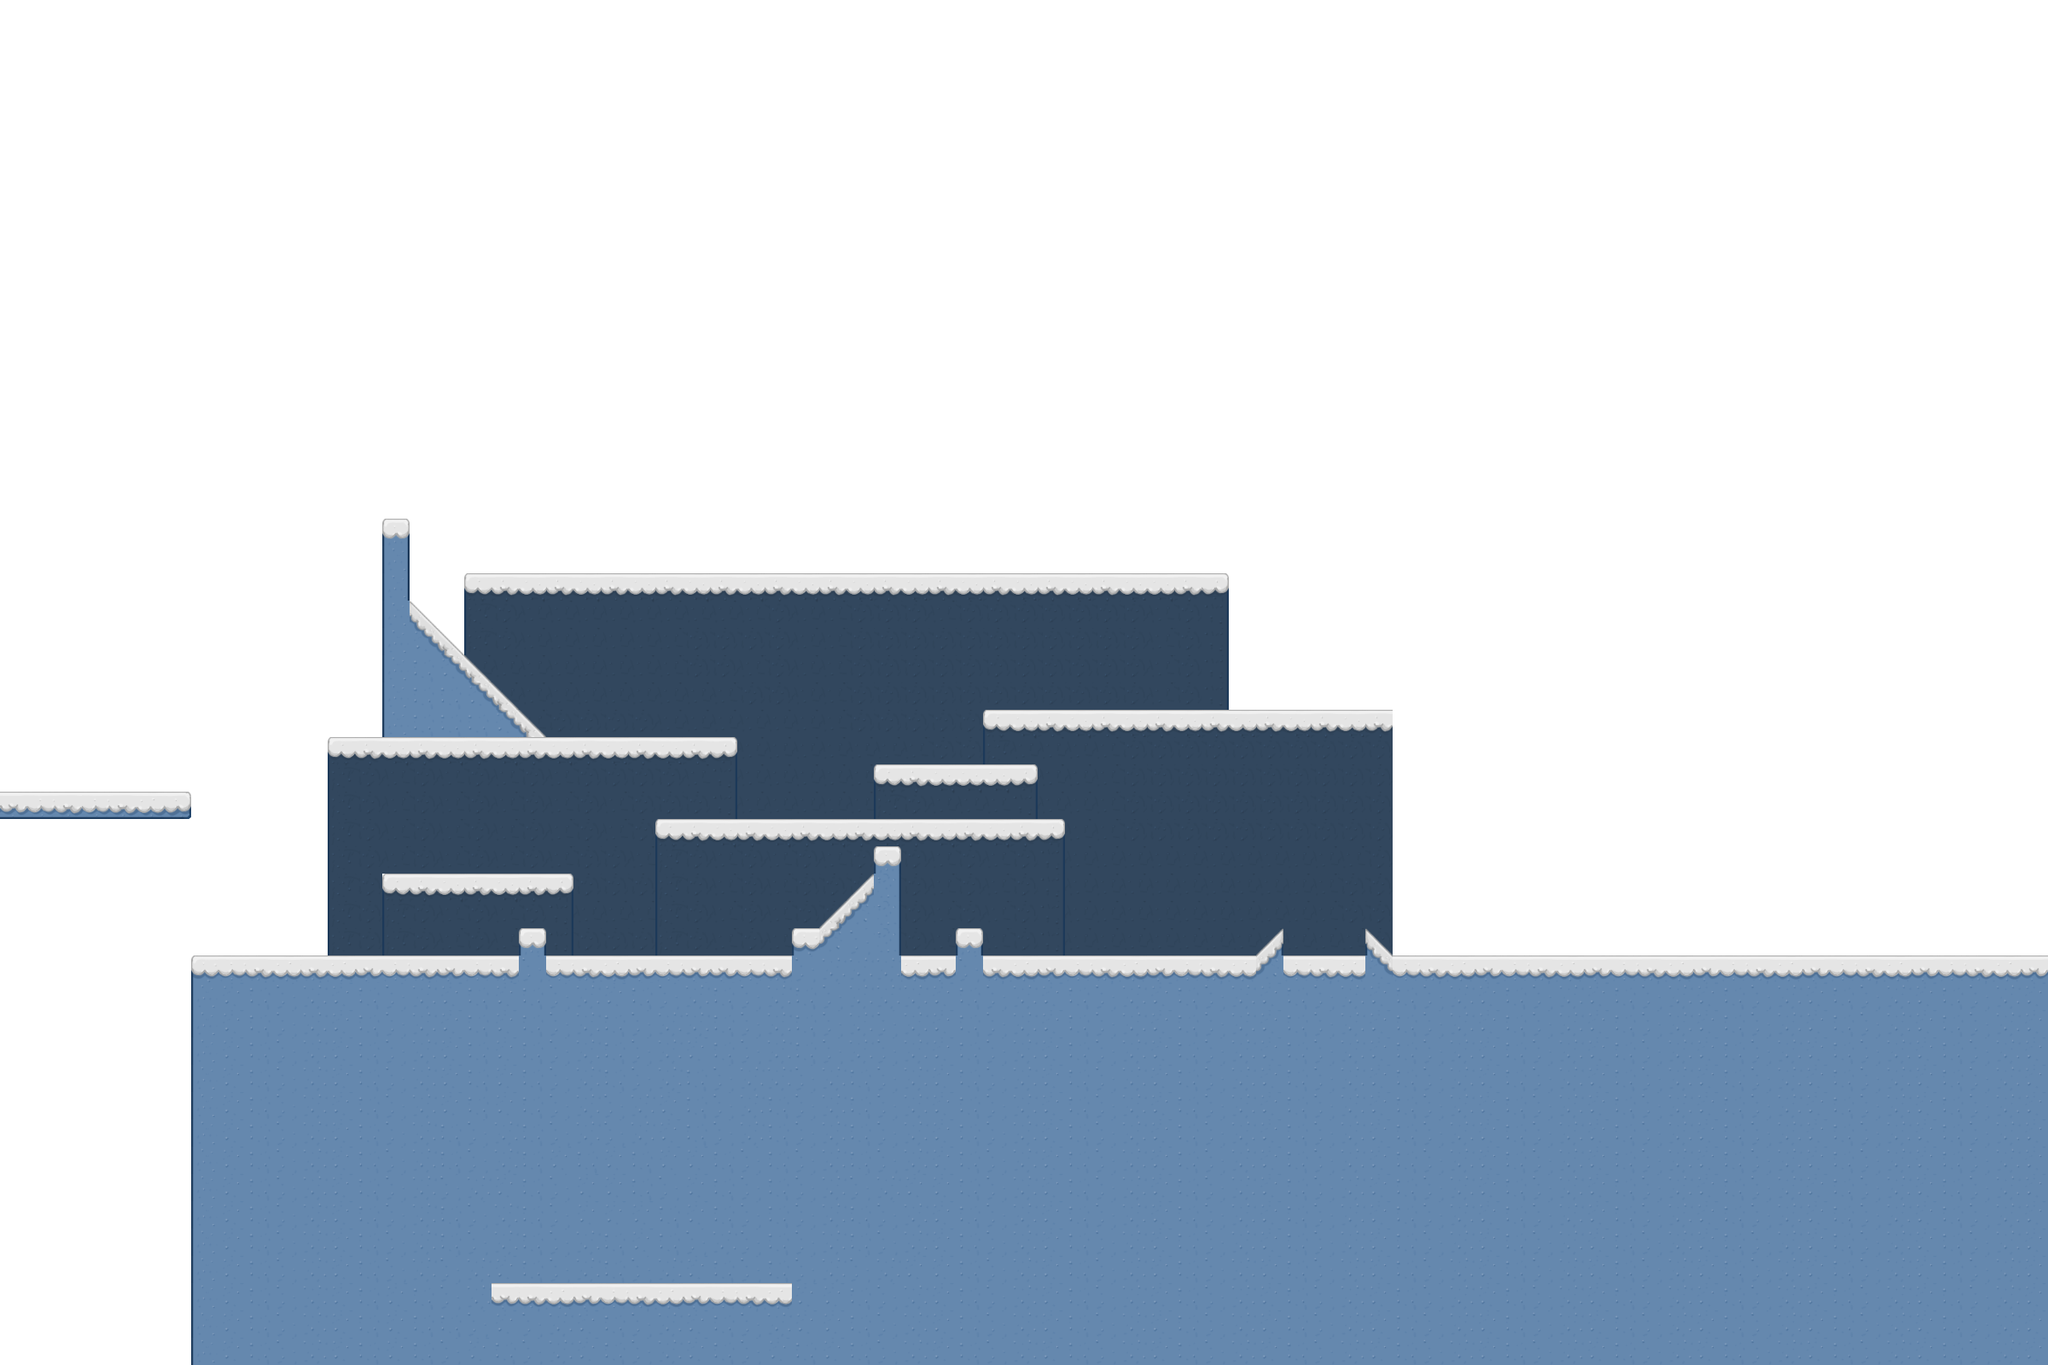

This game map was drawn from its Tiled (.tmx) file and the tilesets committed beside it. A one-line description and the trimmed map source follow:
An orthogonal 75x50 tile map with 32x32 px tiles, 3 tile layers (background, ground, frontground), 2 tilesets and 10 objects (3x flairy, 3x true, 2x goal, earm, 2.5).

<map version="1.10" tiledversion="1.10.0" orientation="orthogonal" renderorder="right-down" width="75" height="50" tilewidth="32" tileheight="32" infinite="0" backgroundcolor="#ffffff" nextlayerid="5" nextobjectid="11">
 <properties>
  <property name="FLY" value="1" />
  <property name="JUMP" value="5" />
  <property name="STOP" value="2" />
 </properties>
 <tileset firstgid="1" name="tiles" tilewidth="32" tileheight="32" tilecount="100" columns="10">
  <image source="tiles.png" width="320" height="320" />
  <tile id="0">
   <properties>
    <property name="type" value="TOPL" />
   </properties>
  </tile>
  <tile id="1">
   <properties>
    <property name="type" value="TOP" />
   </properties>
  </tile>
  <tile id="2">
   <properties>
    <property name="type" value="TOP" />
   </properties>
  </tile>
  <tile id="3">
   <properties>
    <property name="type" value="TOP" />
   </properties>
  </tile>
  <tile id="4">
   <properties>
    <property name="type" value="TOP" />
   </properties>
  </tile>
  <tile id="5">
   <properties>
    <property name="type" value="TOPR" />
   </properties>
  </tile>
  <tile id="6">
   <properties>
    <property name="type" value="TOP" />
   </properties>
  </tile>
  <tile id="7">
   <properties>
    <property name="type" value="TOP" />
   </properties>
  </tile>
  <tile id="8">
   <properties>
    <property name="type" value="TOP" />
   </properties>
  </tile>
  <tile id="9">
   <properties>
    <property name="type" value="TOP" />
   </properties>
  </tile>
  <tile id="10">
   <properties>
    <property name="type" value="LEFT" />
   </properties>
  </tile>
  <tile id="15">
   <properties>
    <property name="type" value="RIGHT" />
   </properties>
  </tile>
  <tile id="20">
   <properties>
    <property name="type" value="DGL1" />
   </properties>
  </tile>
  <tile id="21">
   <properties>
    <property name="type" value="NB" />
   </properties>
  </tile>
  <tile id="22">
   <properties>
    <property name="type" value="NB" />
   </properties>
  </tile>
  <tile id="23">
   <properties>
    <property name="type" value="DGR1" />
   </properties>
  </tile>
  <tile id="31">
   <properties>
    <property name="type" value="DGL1" />
   </properties>
  </tile>
  <tile id="32">
   <properties>
    <property name="type" value="DGR1" />
   </properties>
  </tile>
  <tile id="35">
   <properties>
    <property name="type" value="DGR1" />
   </properties>
  </tile>
  <tile id="36">
   <properties>
    <property name="type" value="NB" />
   </properties>
  </tile>
  <tile id="38">
   <properties>
    <property name="type" value="NB" />
   </properties>
  </tile>
  <tile id="39">
   <properties>
    <property name="type" value="NB" />
   </properties>
  </tile>
  <tile id="40">
   <properties>
    <property name="type" value="BDGL1" />
   </properties>
  </tile>
  <tile id="41">
   <properties>
    <property name="type" value="NB" />
   </properties>
  </tile>
  <tile id="42">
   <properties>
    <property name="type" value="NB" />
   </properties>
  </tile>
  <tile id="43">
   <properties>
    <property name="type" value="BDGR1" />
   </properties>
  </tile>
  <tile id="44">
   <properties>
    <property name="type" value="DGR1" />
   </properties>
  </tile>
  <tile id="46">
   <properties>
    <property name="type" value="DGR1" />
   </properties>
  </tile>
  <tile id="47">
   <properties>
    <property name="type" value="DGL1" />
   </properties>
  </tile>
  <tile id="48">
   <properties>
    <property name="type" value="TOPRL" />
   </properties>
  </tile>
  <tile id="49">
   <properties>
    <property name="type" value="TOPRL" />
   </properties>
  </tile>
  <tile id="50">
   <properties>
    <property name="type" value="LEFT" />
   </properties>
  </tile>
  <tile id="51">
   <properties>
    <property name="type" value="DGL1" />
   </properties>
  </tile>
  <tile id="52">
   <properties>
    <property name="type" value="DGR1" />
   </properties>
  </tile>
  <tile id="53">
   <properties>
    <property name="type" value="RIGHT" />
   </properties>
  </tile>
  <tile id="54">
   <properties>
    <property name="type" value="DGL1" />
   </properties>
  </tile>
  <tile id="55">
   <properties>
    <property name="type" value="BDGR1" />
   </properties>
  </tile>
  <tile id="58">
   <properties>
    <property name="type" value="RL" />
   </properties>
  </tile>
  <tile id="61">
   <properties>
    <property name="type" value="RIGHT" />
   </properties>
  </tile>
  <tile id="62">
   <properties>
    <property name="type" value="LEFT" />
   </properties>
  </tile>
  <tile id="63">
   <properties>
    <property name="type" value="BDGL1" />
   </properties>
  </tile>
  <tile id="65">
   <properties>
    <property name="type" value="DGL1" />
   </properties>
  </tile>
  <tile id="68">
   <properties>
    <property name="type" value="RL" />
   </properties>
  </tile>
  <tile id="70">
   <properties>
    <property name="type" value="LEFT" />
   </properties>
  </tile>
  <tile id="75">
   <properties>
    <property name="type" value="RIGHT" />
   </properties>
  </tile>
  <tile id="80">
   <properties>
    <property name="type" value="TOP" />
   </properties>
  </tile>
  <tile id="81">
   <properties>
    <property name="type" value="TOP" />
   </properties>
  </tile>
  <tile id="82">
   <properties>
    <property name="type" value="TOP" />
   </properties>
  </tile>
  <tile id="83">
   <properties>
    <property name="type" value="TOP" />
   </properties>
  </tile>
  <tile id="84">
   <properties>
    <property name="type" value="TOP" />
   </properties>
  </tile>
  <tile id="85">
   <properties>
    <property name="type" value="TOP" />
   </properties>
  </tile>
  <tile id="87">
   <properties>
    <property name="type" value="TOP" />
   </properties>
  </tile>
  <tile id="88">
   <properties>
    <property name="type" value="TOP" />
   </properties>
  </tile>
  <tile id="96">
   <properties>
    <property name="type" value="LEFT" />
   </properties>
  </tile>
  <tile id="99">
   <properties>
    <property name="type" value="RIGHT" />
   </properties>
  </tile>
 </tileset>
 <tileset firstgid="101" name="props" tilewidth="32" tileheight="32" tilecount="100" columns="10">
  <image source="props.png" width="320" height="320" />
 </tileset>
 <layer id="1" name="background" width="75" height="50">
  <data>[3750 cells, 257 non-empty, 2 distinct tile ids]</data>
 </layer>
 <layer id="2" name="ground" width="75" height="50">
  <data>[3750 cells, 1302 non-empty, 37 distinct tile ids]</data>
 </layer>
 <layer id="3" name="frontground" width="75" height="50">
  <data>[3750 cells, 164 non-empty, 7 distinct tile ids]</data>
 </layer>
 <objectgroup id="4" name="avatars">
  <object id="1" name="earm" gid="25" x="66" y="909" width="32" height="32" />
  <object id="2" name="flairy" gid="37" x="1372" y="661" width="32" height="32" />
  <object id="3" name="flairy" gid="37" x="784" y="820" width="32" height="32" />
  <object id="4" name="flairy" gid="37" x="692" y="1487" width="32" height="32" />
  <object id="5" name="canon_snow" type="2.5" x="771" y="1464" width="61" height="32" />
  <object id="6" name="soldier" type="true" gid="35" x="904" y="1107" width="32" height="32" />
  <object id="7" name="soldier" type="true" gid="35" x="1105" y="888" width="32" height="32" />
  <object id="8" name="soldier" type="true" gid="35" x="1527" y="1111" width="32" height="32" />
  <object id="9" name="goal" gid="26" x="1828" y="1099" width="32" height="32" />
  <object id="10" name="goal" gid="26" x="1828" y="1099" width="32" height="32" />
 </objectgroup>
</map>
